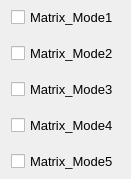
  <widget class="QWidget" name="verticalLayoutWidget_2">
   <property name="geometry">
    <rect>
     <x>600</x>
     <y>171</y>
     <width>131</width>
     <height>179</height>
    </rect>
   </property>
   <property name="font">
    <font>
     <family>Arial</family>
     <pointsize>9</pointsize>
    </font>
   </property>
   <layout class="QVBoxLayout" name="verticalLayout_2" stretch="1,1,1,1,0">
    <property name="spacing">
     <number>10</number>
    </property>
    <property name="topMargin">
     <number>2</number>
    </property>
    <property name="bottomMargin">
     <number>2</number>
    </property>
    <item>
     <widget class="QCheckBox" name="checkBox_Matrix_Mode1">
      <property name="font">
       <font>
        <family>Arial</family>
        <pointsize>10</pointsize>
        <weight>50</weight>
        <italic>false</italic>
        <bold>false</bold>
       </font>
      </property>
      <property name="styleSheet">
       <string notr="true">font: 10pt &quot;Arial&quot;;</string>
      </property>
      <property name="text">
       <string>Matrix_Mode1</string>
      </property>
     </widget>
    </item>
    <item>
     <widget class="QCheckBox" name="checkBox_Matrix_Mode2">
      <property name="font">
       <font>
        <family>Arial</family>
        <pointsize>10</pointsize>
        <weight>50</weight>
        <italic>false</italic>
        <bold>false</bold>
       </font>
      </property>
      <property name="styleSheet">
       <string notr="true">font: 10pt &quot;Arial&quot;;</string>
      </property>
      <property name="text">
       <string>Matrix_Mode2</string>
      </property>
     </widget>
    </item>
    <item>
     <widget class="QCheckBox" name="checkBox_Matrix_Mode3">
      <property name="font">
       <font>
        <family>Arial</family>
        <pointsize>10</pointsize>
        <weight>50</weight>
        <italic>false</italic>
        <bold>false</bold>
       </font>
      </property>
      <property name="styleSheet">
       <string notr="true">font: 10pt &quot;Arial&quot;;</string>
      </property>
      <property name="text">
       <string>Matrix_Mode3</string>
      </property>
     </widget>
    </item>
    <item>
     <widget class="QCheckBox" name="checkBox_Matrix_Mode4">
      <property name="font">
       <font>
        <family>Arial</family>
        <pointsize>10</pointsize>
        <weight>50</weight>
        <italic>false</italic>
        <bold>false</bold>
       </font>
      </property>
      <property name="styleSheet">
       <string notr="true">font: 10pt &quot;Arial&quot;;</string>
      </property>
      <property name="text">
       <string>Matrix_Mode4</string>
      </property>
     </widget>
    </item>
    <item>
     <widget class="QCheckBox" name="checkBox_Matrix_Mode5">
      <property name="font">
       <font>
        <family>Arial</family>
        <pointsize>10</pointsize>
        <weight>50</weight>
        <italic>false</italic>
        <bold>false</bold>
       </font>
      </property>
      <property name="styleSheet">
       <string notr="true">font: 10pt &quot;Arial&quot;;</string>
      </property>
      <property name="text">
       <string>Matrix_Mode5</string>
      </property>
     </widget>
    </item>
   </layout>
  </widget>
